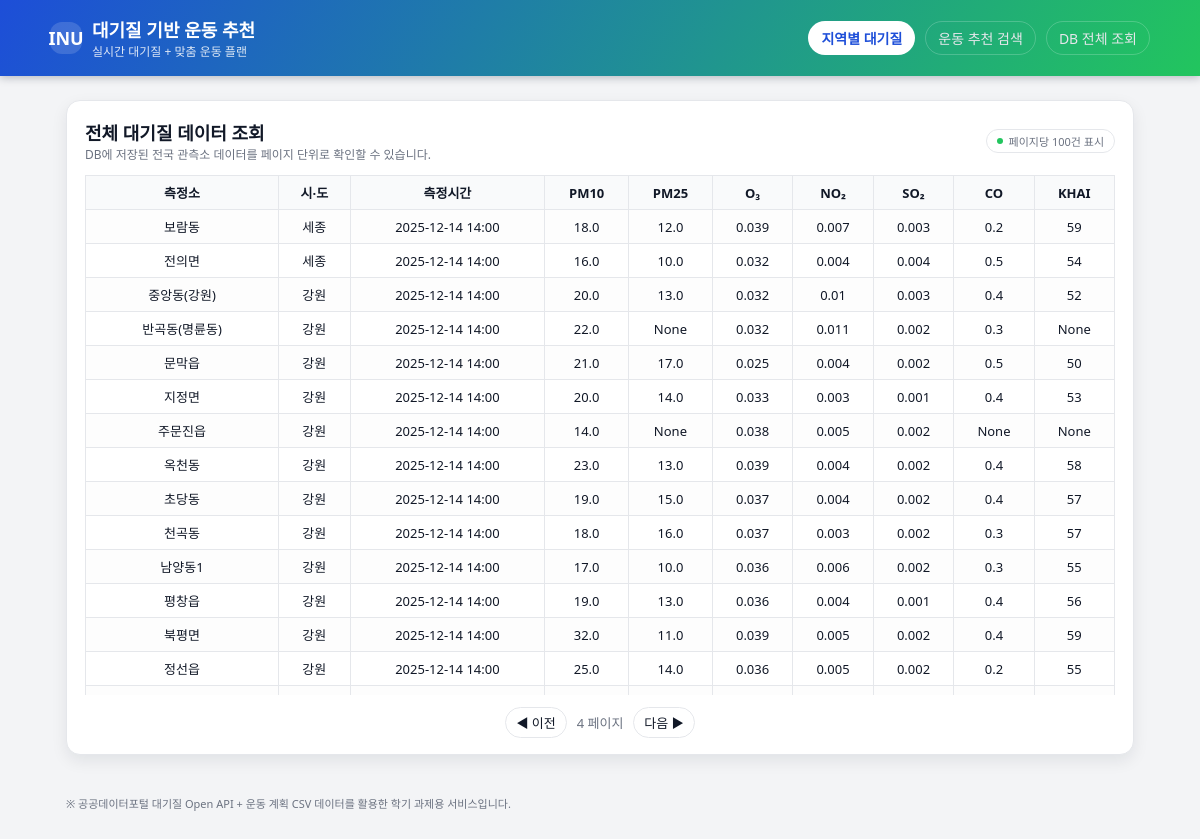
The app's page /list?page=4 with its own data.
### tables this page shows
CREATE TABLE air_quality (
    id        INTEGER PRIMARY KEY AUTOINCREMENT,
    station   TEXT,
    sido      TEXT,
    dataTime  TEXT,
    pm10      REAL,
    pm25      REAL,
    o3        REAL,
    no2       REAL,
    so2       REAL,
    co        REAL,
    khai      INTEGER
);

### app.py (the view)
@app.route("/list")
def list_data():
    page = int(request.args.get("page", 1))
    per_page = 100  # 페이지당 100개
    offset = (page - 1) * per_page
    conn = sqlite3.connect(DB_PATH)
    cur = conn.cursor()
    cur.execute("""
        SELECT station, sido, dataTime, pm10, pm25, o3, no2, so2, co, khai
        FROM air_quality
        ORDER BY dataTime DESC
        LIMIT ? OFFSET ?
    """, (per_page + 1, offset))
    rows = cur.fetchall()
    conn.close()
    has_next = len(rows) > per_page
    rows = rows[:per_page]
    return render_template(
        "list.html",
        rows=rows,
        page=page,
        has_next=has_next
    )

### templates/list.html (shortened to what this page needs)
{% extends "base.html" %}
{% block content %}
<div class="card">
    <div class="card-header">
        <div>
            <div class="card-title">전체 대기질 데이터 조회</div>
            <div class="text-muted">DB에 저장된 전국 관측소 데이터를 페이지 단위로 확인할 수 있습니다.</div>
        </div>
        <div class="pill">
            <div class="pill-dot"></div>
            <span>페이지당 100건 표시</span>
        </div>
    </div>
    <div class="mt-8" style="overflow-x:auto; max-height: 520px;">
        <table>
            <tr>
                <th>측정소</th>
                <th>시·도</th>
                <th>측정시간</th>
                <th>PM10</th>
                <th>PM25</th>
                <th>O₃</th>
                <th>NO₂</th>
                <th>SO₂</th>
                <th>CO</th>
                <th>KHAI</th>
            </tr>
            {% for row in rows %}
            <tr>
                <td>{{ row[0] }}</td>
                <td>{{ row[1] }}</td>
                <td>{{ row[2] }}</td>
                <td>{{ row[3] }}</td>
                <td>{{ row[4] }}</td>
                <td>{{ row[5] }}</td>
                <td>{{ row[6] }}</td>
                <td>{{ row[7] }}</td>
                <td>{{ row[8] }}</td>
                <td>{{ row[9] }}</td>
            </tr>
            {% endfor %}
        </table>
    </div>
    <div class="pagination">
        {% if page > 1 %}
            <a href="/list?page={{ page-1 }}">◀ 이전</a>
        {% endif %}
        <span>{{ page }} 페이지</span>
        {% if has_next %}
            <a href="/list?page={{ page+1 }}">다음 ▶</a>
        {% endif %}
    </div>
</div>
{% endblock %}

### templates/base.html (style rules this page uses)
:root { --primary: #2563eb; --primary-dark: #1d4ed8; --accent: #22c55e; --bg: #f3f4f6; --card-bg: #ffffff; --text-main: #111827; --text-sub: #6b7280; --border-soft: #e5e7eb; --danger: #ef4444; }
* { box-sizing: border-box; }
body { margin: 0; font-family: system-ui, -apple-system, BlinkMacSystemFont, "Segoe UI", Roboto, Helvetica, Arial, sans-serif; background: var(--bg); color: var(--text-main); }
a { text-decoration: none; color: inherit; }
.card { background: var(--card-bg); border-radius: 14px; border: 1px solid var(--border-soft); box-shadow: 0 6px 16px rgba(15, 23, 42, 0.08); padding: 18px 18px 16px; }
.card-header { display: flex; align-items: center; justify-content: space-between; margin-bottom: 12px; }
.card-title { font-size: 18px; font-weight: 600; }
.pill { display: inline-flex; align-items: center; gap: 6px; border-radius: 999px; padding: 3px 10px; font-size: 11px; border: 1px solid var(--border-soft); color: var(--text-sub); }
.pill-dot { width: 6px; height: 6px; border-radius: 999px; background: var(--accent); }
table { width: 100%; border-collapse: collapse; font-size: 13px; }
th, td { border: 1px solid var(--border-soft); padding: 7px 8px; text-align: center; }
th { background: #f9fafb; font-weight: 600; }
tr:nth-child(even) td { background: #fdfdfd; }
.pagination { margin-top: 12px; text-align: center; font-size: 13px; display: flex; align-items: center; justify-content: center; gap: 10px; }
.pagination a { padding: 5px 10px; border-radius: 999px; border: 1px solid var(--border-soft); background: #fff; color: var(--text-main); }
.pagination span { color: var(--text-sub); }
.mt-8 { margin-top: 8px; }
.text-muted { color: var(--text-sub); font-size: 12px; }

### records on screen
air_quality: station "보람동", sido "세종", dataTime "2025-12-14 14:00", pm10 "18.0", pm25 "12.0", o3 "0.039", no2 "0.007", so2 "0.003", co "0.2", khai "59"
air_quality: station "전의면", sido "세종", dataTime "2025-12-14 14:00", pm10 "16.0", pm25 "10.0", o3 "0.032", no2 "0.004", so2 "0.004", co "0.5", khai "54"
air_quality: station "중앙동(강원)", sido "강원", dataTime "2025-12-14 14:00", pm10 "20.0", pm25 "13.0", o3 "0.032", no2 "0.01", so2 "0.003", co "0.4", khai "52"
air_quality: station "반곡동(명륜동)", sido "강원", dataTime "2025-12-14 14:00", pm10 "22.0", row "None", o3 "0.032", no2 "0.011", so2 "0.002", co "0.3"
air_quality: station "문막읍", sido "강원", dataTime "2025-12-14 14:00", pm10 "21.0", pm25 "17.0", o3 "0.025", no2 "0.004", so2 "0.002", co "0.5", khai "50"
air_quality: station "지정면", sido "강원", dataTime "2025-12-14 14:00", pm10 "20.0", pm25 "14.0", o3 "0.033", no2 "0.003", so2 "0.001", co "0.4", khai "53"
air_quality: station "주문진읍", sido "강원", dataTime "2025-12-14 14:00", pm10 "14.0", row "None", o3 "0.038", no2 "0.005", so2 "0.002"
air_quality: station "옥천동", sido "강원", dataTime "2025-12-14 14:00", pm10 "23.0", pm25 "13.0", o3 "0.039", no2 "0.004", so2 "0.002", co "0.4", khai "58"
air_quality: station "초당동", sido "강원", dataTime "2025-12-14 14:00", pm10 "19.0", pm25 "15.0", o3 "0.037", no2 "0.004", so2 "0.002", co "0.4", khai "57"
air_quality: station "천곡동", sido "강원", dataTime "2025-12-14 14:00", pm10 "18.0", pm25 "16.0", o3 "0.037", no2 "0.003", so2 "0.002", co "0.3", khai "57"
air_quality: station "남양동1", sido "강원", dataTime "2025-12-14 14:00", pm10 "17.0", pm25 "10.0", o3 "0.036", no2 "0.006", so2 "0.002", co "0.3", khai "55"
air_quality: station "평창읍", sido "강원", dataTime "2025-12-14 14:00", pm10 "19.0", pm25 "13.0", o3 "0.036", no2 "0.004", so2 "0.001", co "0.4", khai "56"
air_quality: station "북평면", sido "강원", dataTime "2025-12-14 14:00", pm10 "32.0", pm25 "11.0", o3 "0.039", no2 "0.005", so2 "0.002", co "0.4", khai "59"
air_quality: station "정선읍", sido "강원", dataTime "2025-12-14 14:00", pm10 "25.0", pm25 "14.0", o3 "0.036", no2 "0.005", so2 "0.002", co "0.2", khai "55"

### other values on screen
{{ page }} "4"
